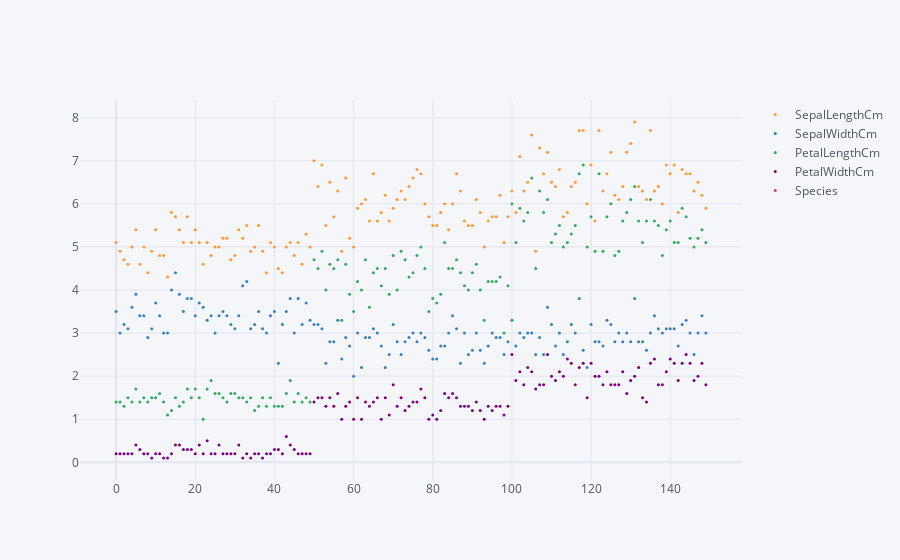

Source (notebook cell):
### Code cell
df.iplot(kind='scatter',mode='markers',size=3)

### Figure 1 — Plotly figure (JSON) as saved in the notebook; plotly's stock layout.template omitted (floating-point values rounded to 4 significant figures; data arrays with more than 128 entries replaced by an {"elided": "..."} marker saying what was removed)
{"data": [{"line": {"color": "rgba(255, 153, 51, 1.0)", "dash": "solid", "shape": "linear", "width": 1.3}, "marker": {"size": 3, "symbol": "circle"}, "mode": "markers", "name": "SepalLengthCm", "text": "", "type": "scatter", "x": {"elided": "150 int values"}, "y": {"elided": "150 float values"}}, {"line": {"color": "rgba(55, 128, 191, 1.0)", "dash": "solid", "shape": "linear", "width": 1.3}, "marker": {"size": 3, "symbol": "circle"}, "mode": "markers", "name": "SepalWidthCm", "text": "", "type": "scatter", "x": {"elided": "150 int values"}, "y": {"elided": "150 float values"}}, {"line": {"color": "rgba(50, 171, 96, 1.0)", "dash": "solid", "shape": "linear", "width": 1.3}, "marker": {"size": 3, "symbol": "circle"}, "mode": "markers", "name": "PetalLengthCm", "text": "", "type": "scatter", "x": {"elided": "150 int values"}, "y": {"elided": "150 float values"}}, {"line": {"color": "rgba(128, 0, 128, 1.0)", "dash": "solid", "shape": "linear", "width": 1.3}, "marker": {"size": 3, "symbol": "circle"}, "mode": "markers", "name": "PetalWidthCm", "text": "", "type": "scatter", "x": {"elided": "150 int values"}, "y": {"elided": "150 float values"}}, {"line": {"color": "rgba(219, 64, 82, 1.0)", "dash": "solid", "shape": "linear", "width": 1.3}, "marker": {"size": 3, "symbol": "circle"}, "mode": "markers", "name": "Species", "text": "", "type": "scatter", "x": {"elided": "150 int values"}, "y": {"elided": "150 str values"}}], "layout": {"legend": {"bgcolor": "#F5F6F9", "font": {"color": "#4D5663"}}, "paper_bgcolor": "#F5F6F9", "plot_bgcolor": "#F5F6F9", "title": {"font": {"color": "#4D5663"}}, "xaxis": {"gridcolor": "#E1E5ED", "showgrid": true, "tickfont": {"color": "#4D5663"}, "title": {"font": {"color": "#4D5663"}, "text": ""}, "zerolinecolor": "#E1E5ED"}, "yaxis": {"gridcolor": "#E1E5ED", "showgrid": true, "tickfont": {"color": "#4D5663"}, "title": {"font": {"color": "#4D5663"}, "text": ""}, "zerolinecolor": "#E1E5ED"}}}
